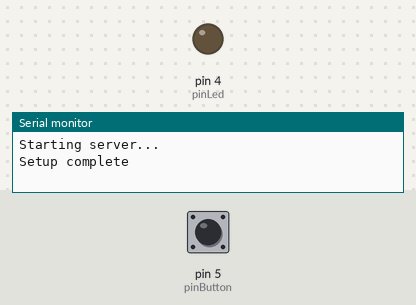
Recording of a program running on a simulated Arduino Nano, built with avr-gcc and run on an emulated ATmega328P. Parts: output pins drawn as LEDs (lit = HIGH), the last lines printed to the serial monitor. The inputs (shaded band) are chosen by the test bench; at power-on: pin 5 (pinButton) HIGH.

Above: at 1.2 s.
1.3 s: pin 5 (pinButton) pulled LOW for 0.15 s
At 1.7 s:
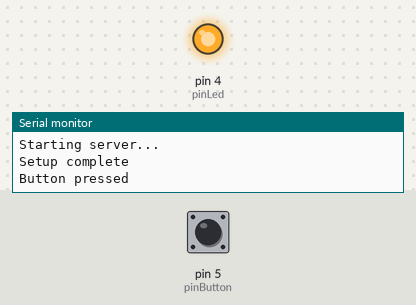
3.3 s: pin 5 (pinButton) pulled LOW for 3.2 s
At 7.0 s:
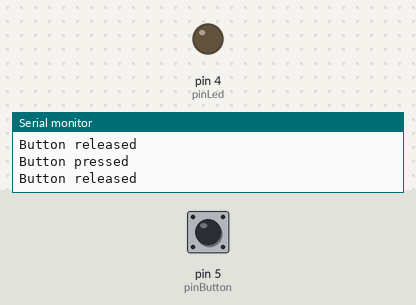
Timing chart, 0 to 8.5 s (numbered marks = the images above; inputs shaded):
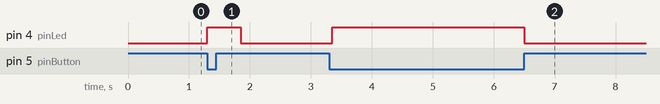

Measured:
- after the input at 1.3 s, pin 4 (pinLed): LOW → HIGH at once, → LOW 0.55 s later
- after the input at 3.3 s, pin 4 (pinLed): LOW → HIGH after 0.05 s, → LOW 3.2 s later

The program:

main.cpp
```cpp
#include <Arduino.h>
#include <RCSwitch.h>

#define pinButton 5
#define pinLed 4
#define pinTransmitter 2

RCSwitch mySwitch = RCSwitch();

int code = 0;
bool isButtonPressed = false;

void setup() {
    Serial.begin(115200);
    Serial.println("Starting server...");

    pinMode(pinButton, INPUT_PULLUP);
    pinMode(pinLed, OUTPUT);

    mySwitch.enableTransmit(pinTransmitter);

    Serial.println("Setup complete");
}

void loop() {
    bool digitalReadButton = !digitalRead(pinButton);

    if (digitalReadButton == HIGH && !isButtonPressed) {
        isButtonPressed = true;

        Serial.println("Button pressed");
        digitalWrite(pinLed, HIGH);

        code++;
        mySwitch.send(code, 24);

    } else if (digitalReadButton == LOW && isButtonPressed) {
        isButtonPressed = false;

        Serial.println("Button released");
        digitalWrite(pinLed, LOW);
    }

    delay(100);
}
```
